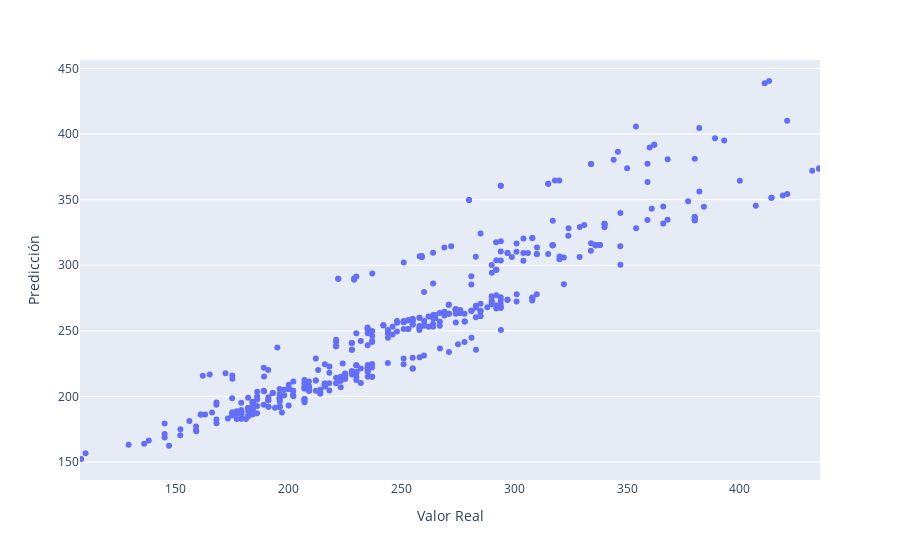

Notebook code for this chart:
### Code cell
px.strip(df4,
         x          = "Valor Real",
         y = "Predicción")

### Figure 1 — Plotly figure (JSON) as saved in the notebook; plotly's stock layout.template omitted (floating-point values rounded to 4 significant figures; data arrays with more than 128 entries replaced by an {"elided": "..."} marker saying what was removed)
{"data": [{"alignmentgroup": "True", "boxpoints": "all", "fillcolor": "rgba(255,255,255,0)", "hoveron": "points", "hovertemplate": "Valor Real=%{x}<br>Predicción=%{y}<extra></extra>", "legendgroup": "", "line": {"color": "rgba(255,255,255,0)"}, "marker": {"color": "#636efa"}, "name": "", "offsetgroup": "", "orientation": "v", "pointpos": 0, "showlegend": false, "type": "box", "x": {"elided": "427 int values"}, "x0": " ", "xaxis": "x", "y": {"elided": "427 float values"}, "y0": " ", "yaxis": "y"}], "layout": {"boxmode": "group", "legend": {"tracegroupgap": 0}, "margin": {"t": 60}, "xaxis": {"anchor": "y", "domain": [0, 1], "title": {"text": "Valor Real"}}, "yaxis": {"anchor": "x", "domain": [0, 1], "title": {"text": "Predicción"}}}}
